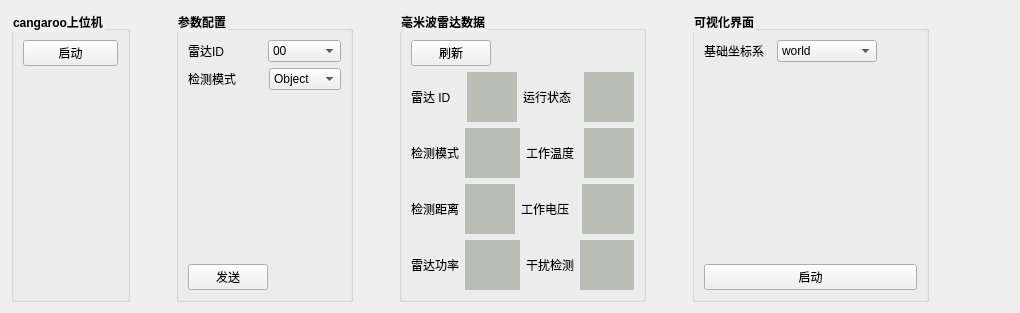
                 <widget class="QWidget" name="tab_8">
                  <attribute name="title">
                   <string>毫米波雷达</string>
                  </attribute>
                  <layout class="QVBoxLayout" name="verticalLayout_57">
                   <item>
                    <layout class="QHBoxLayout" name="horizontalLayout_38">
                     <item>
                      <widget class="QGroupBox" name="groupBox_5">
                       <property name="font">
                        <font>
                         <weight>75</weight>
                         <bold>true</bold>
                        </font>
                       </property>
                       <property name="styleSheet">
                        <string notr="true">QGroupBox::title{
font-size:13px;
front-weight:bold;
}</string>
                       </property>
                       <property name="title">
                        <string>cangaroo上位机</string>
                       </property>
                       <layout class="QVBoxLayout" name="verticalLayout_18">
                        <item>
                         <widget class="QPushButton" name="pushButton_cangroo">
                          <property name="text">
                           <string>启动</string>
                          </property>
                         </widget>
                        </item>
                        <item>
                         <spacer name="verticalSpacer_29">
                          <property name="orientation">
                           <enum>Qt::Vertical</enum>
                          </property>
                          <property name="sizeHint" stdset="0">
                           <size>
                            <width>20</width>
                            <height>224</height>
                           </size>
                          </property>
                         </spacer>
                        </item>
                       </layout>
                      </widget>
                     </item>
                     <item>
                      <spacer name="horizontalSpacer_36">
                       <property name="orientation">
                        <enum>Qt::Horizontal</enum>
                       </property>
                       <property name="sizeHint" stdset="0">
                        <size>
                         <width>40</width>
                         <height>20</height>
                        </size>
                       </property>
                      </spacer>
                     </item>
                     <item>
                      <widget class="QGroupBox" name="groupBox_14">
                       <property name="font">
                        <font>
                         <weight>75</weight>
                         <bold>true</bold>
                        </font>
                       </property>
                       <property name="styleSheet">
                        <string notr="true">QGroupBox::title{
font-size:13px;
front-weight:bold;
}</string>
                       </property>
                       <property name="title">
                        <string>参数配置</string>
                       </property>
                       <layout class="QVBoxLayout" name="verticalLayout_30">
                        <item>
                         <layout class="QVBoxLayout" name="verticalLayout_29">
                          <item>
                           <layout class="QVBoxLayout" name="verticalLayout_12">
                            <item>
                             <layout class="QHBoxLayout" name="horizontalLayout_39">
                              <item>
                               <widget class="QLabel" name="label_56">
                                <property name="text">
                                 <string>雷达ID          </string>
                                </property>
                               </widget>
                              </item>
                              <item>
                               <widget class="QComboBox" name="comboBox">
                                <item>
                                 <property name="text">
                                  <string>00</string>
                                 </property>
                                </item>
                                <item>
                                 <property name="text">
                                  <string>01</string>
                                 </property>
                                </item>
                                <item>
                                 <property name="text">
                                  <string>02</string>
                                 </property>
                                </item>
                                <item>
                                 <property name="text">
                                  <string>03</string>
                                 </property>
                                </item>
                                <item>
                                 <property name="text">
                                  <string>04</string>
                                 </property>
                                </item>
                                <item>
                                 <property name="text">
                                  <string>05</string>
                                 </property>
                                </item>
                                <item>
                                 <property name="text">
                                  <string>06</string>
                                 </property>
                                </item>
                                <item>
                                 <property name="text">
                                  <string>07</string>
                                 </property>
                                </item>
                               </widget>
                              </item>
                             </layout>
                            </item>
                            <item>
                             <layout class="QHBoxLayout" name="horizontalLayout_40">
                              <item>
                               <widget class="QLabel" name="label_58">
                                <property name="text">
                                 <string>检测模式        </string>
                                </property>
                               </widget>
                              </item>
                              <item>
                               <widget class="QComboBox" name="comboBox_2">
                                <item>
                                 <property name="text">
                                  <string>Object</string>
                                 </property>
                                </item>
                                <item>
                                 <property name="text">
                                  <string>clusters</string>
                                 </property>
                                </item>
                               </widget>
                              </item>
                             </layout>
                            </item>
                           </layout>
                          </item>
                          <item>
                           <spacer name="verticalSpacer_31">
                            <property name="orientation">
                             <enum>Qt::Vertical</enum>
                            </property>
                            <property name="sizeHint" stdset="0">
                             <size>
                              <width>20</width>
                              <height>40</height>
                             </size>
                            </property>
                           </spacer>
                          </item>
                          <item>
                           <layout class="QHBoxLayout" name="horizontalLayout_54">
                            <item>
                             <widget class="QPushButton" name="pushButton_laser2_set">
                              <property name="text">
                               <string>发送</string>
                              </property>
                             </widget>
                            </item>
                            <item>
                             <spacer name="horizontalSpacer_33">
                              <property name="orientation">
                               <enum>Qt::Horizontal</enum>
                              </property>
                              <property name="sizeHint" stdset="0">
                               <size>
                                <width>40</width>
                                <height>20</height>
                               </size>
                              </property>
                             </spacer>
                            </item>
                           </layout>
                          </item>
                         </layout>
                        </item>
                       </layout>
                      </widget>
                     </item>
                     <item>
                      <spacer name="horizontalSpacer_35">
                       <property name="orientation">
                        <enum>Qt::Horizontal</enum>
                       </property>
                       <property name="sizeHint" stdset="0">
                        <size>
                         <width>40</width>
                         <height>20</height>
                        </size>
                       </property>
                      </spacer>
                     </item>
                     <item>
                      <widget class="QGroupBox" name="groupBox_15">
                       <property name="sizePolicy">
                        <sizepolicy hsizetype="Expanding" vsizetype="Preferred">
                         <horstretch>0</horstretch>
                         <verstretch>0</verstretch>
                        </sizepolicy>
                       </property>
                       <property name="font">
                        <font>
                         <weight>75</weight>
                         <bold>true</bold>
                        </font>
                       </property>
                       <property name="styleSheet">
                        <string notr="true">QGroupBox::title{
font-size:13px;
front-weight:bold;
}</string>
                       </property>
                       <property name="title">
                        <string>毫米波雷达数据</string>
                       </property>
                       <layout class="QVBoxLayout" name="verticalLayout_40">
                        <item>
                         <layout class="QHBoxLayout" name="horizontalLayout_63">
                          <item>
                           <layout class="QHBoxLayout" name="horizontalLayout_61">
                            <item>
                             <widget class="QPushButton" name="pushButton_laser2_get">
                              <property name="text">
                               <string>刷新</string>
                              </property>
                             </widget>
                            </item>
                           </layout>
                          </item>
                          <item>
                           <spacer name="horizontalSpacer_7">
                            <property name="orientation">
                             <enum>Qt::Horizontal</enum>
                            </property>
                            <property name="sizeHint" stdset="0">
                             <size>
                              <width>40</width>
                              <height>20</height>
                             </size>
                            </property>
                           </spacer>
                          </item>
                         </layout>
                        </item>
                        <item>
                         <layout class="QHBoxLayout" name="horizontalLayout_51">
                          <item>
                           <widget class="QLabel" name="label_3">
                            <property name="text">
                             <string>雷达 ID   </string>
                            </property>
                           </widget>
                          </item>
                          <item>
                           <layout class="QHBoxLayout" name="horizontalLayout_41">
                            <item>
                             <widget class="QLabel" name="label_lidar_id">
                              <property name="sizePolicy">
                               <sizepolicy hsizetype="Expanding" vsizetype="Preferred">
                                <horstretch>0</horstretch>
                                <verstretch>0</verstretch>
                               </sizepolicy>
                              </property>
                              <property name="minimumSize">
                               <size>
                                <width>50</width>
                                <height>0</height>
                               </size>
                              </property>
                              <property name="styleSheet">
                               <string notr="true">background-color: rgb(186, 189, 182);</string>
                              </property>
                              <property name="text">
                               <string/>
                              </property>
                             </widget>
                            </item>
                           </layout>
                          </item>
                          <item>
                           <layout class="QHBoxLayout" name="horizontalLayout_42">
                            <item>
                             <widget class="QLabel" name="label_76">
                              <property name="text">
                               <string>运行状态  </string>
                              </property>
                             </widget>
                            </item>
                            <item>
                             <widget class="QLabel" name="label_state">
                              <property name="sizePolicy">
                               <sizepolicy hsizetype="Expanding" vsizetype="Preferred">
                                <horstretch>0</horstretch>
                                <verstretch>0</verstretch>
                               </sizepolicy>
                              </property>
                              <property name="minimumSize">
                               <size>
                                <width>50</width>
                                <height>0</height>
                               </size>
                              </property>
                              <property name="styleSheet">
                               <string notr="true">background-color: rgb(186, 189, 182);</string>
                              </property>
                              <property name="text">
                               <string/>
                              </property>
                             </widget>
                            </item>
                           </layout>
                          </item>
                         </layout>
                        </item>
                        <item>
                         <layout class="QHBoxLayout" name="horizontalLayout_52">
                          <item>
                           <layout class="QHBoxLayout" name="horizontalLayout_43">
                            <item>
                             <widget class="QLabel" name="label_63">
                              <property name="text">
                               <string>检测模式</string>
                              </property>
                             </widget>
                            </item>
                            <item>
                             <widget class="QLabel" name="label_type">
                              <property name="sizePolicy">
                               <sizepolicy hsizetype="Expanding" vsizetype="Preferred">
                                <horstretch>0</horstretch>
                                <verstretch>0</verstretch>
                               </sizepolicy>
                              </property>
                              <property name="minimumSize">
                               <size>
                                <width>50</width>
                                <height>0</height>
                               </size>
                              </property>
                              <property name="styleSheet">
                               <string notr="true">background-color: rgb(186, 189, 182);</string>
                              </property>
                              <property name="text">
                               <string/>
                              </property>
                             </widget>
                            </item>
                           </layout>
                          </item>
                          <item>
                           <layout class="QHBoxLayout" name="horizontalLayout_50">
                            <item>
                             <widget class="QLabel" name="label_87">
                              <property name="text">
                               <string>工作温度 </string>
                              </property>
                             </widget>
                            </item>
                            <item>
                             <widget class="QLabel" name="label_tem">
                              <property name="sizePolicy">
                               <sizepolicy hsizetype="Expanding" vsizetype="Preferred">
                                <horstretch>0</horstretch>
                                <verstretch>0</verstretch>
                               </sizepolicy>
                              </property>
                              <property name="minimumSize">
                               <size>
                                <width>50</width>
                                <height>0</height>
                               </size>
                              </property>
                              <property name="styleSheet">
                               <string notr="true">background-color: rgb(186, 189, 182);</string>
                              </property>
                              <property name="text">
                               <string/>
                              </property>
                             </widget>
                            </item>
                           </layout>
                          </item>
                         </layout>
                        </item>
                        <item>
                         <layout class="QHBoxLayout" name="horizontalLayout_53">
                          <item>
                           <layout class="QHBoxLayout" name="horizontalLayout_44">
                            <item>
                             <widget class="QLabel" name="label_64">
                              <property name="text">
                               <string>检测距离</string>
                              </property>
                             </widget>
                            </item>
                            <item>
                             <widget class="QLabel" name="label_dis">
                              <property name="minimumSize">
                               <size>
                                <width>50</width>
                                <height>0</height>
                               </size>
                              </property>
                              <property name="styleSheet">
                               <string notr="true">background-color: rgb(186, 189, 182);</string>
                              </property>
                              <property name="text">
                               <string/>
                              </property>
                             </widget>
                            </item>
                           </layout>
                          </item>
                          <item>
                           <layout class="QHBoxLayout" name="horizontalLayout_49">
                            <item>
                             <widget class="QLabel" name="label_78">
                              <property name="text">
                               <string>工作电压  </string>
                              </property>
                             </widget>
                            </item>
                            <item>
                             <widget class="QLabel" name="label_vol">
                              <property name="sizePolicy">
                               <sizepolicy hsizetype="Expanding" vsizetype="Preferred">
                                <horstretch>0</horstretch>
                                <verstretch>0</verstretch>
                               </sizepolicy>
                              </property>
                              <property name="minimumSize">
                               <size>
                                <width>50</width>
                                <height>0</height>
                               </size>
                              </property>
                              <property name="styleSheet">
                               <string notr="true">background-color: rgb(186, 189, 182);</string>
                              </property>
                              <property name="text">
                               <string/>
                              </property>
                             </widget>
                            </item>
                           </layout>
                          </item>
                         </layout>
                        </item>
                        <item>
                         <layout class="QHBoxLayout" name="horizontalLayout_62">
                          <item>
                           <layout class="QHBoxLayout" name="horizontalLayout_47">
                            <item>
                             <widget class="QLabel" name="label_72">
                              <property name="text">
                               <string>雷达功率</string>
                              </property>
                             </widget>
                            </item>
                            <item>
                             <widget class="QLabel" name="label_pow">
                              <property name="sizePolicy">
                               <sizepolicy hsizetype="Expanding" vsizetype="Preferred">
                                <horstretch>0</horstretch>
                                <verstretch>0</verstretch>
                               </sizepolicy>
                              </property>
                              <property name="minimumSize">
                               <size>
                                <width>50</width>
                                <height>0</height>
                               </size>
                              </property>
                              <property name="styleSheet">
                               <string notr="true">background-color: rgb(186, 189, 182);</string>
                              </property>
                              <property name="text">
                               <string/>
                              </property>
                             </widget>
                            </item>
                           </layout>
                          </item>
                          <item>
                           <layout class="QHBoxLayout" name="horizontalLayout_48">
                            <item>
                             <widget class="QLabel" name="label_74">
                              <property name="text">
                               <string>干扰检测</string>
                              </property>
                             </widget>
                            </item>
                            <item>
                             <widget class="QLabel" name="label_inter">
                              <property name="sizePolicy">
                               <sizepolicy hsizetype="Expanding" vsizetype="Preferred">
                                <horstretch>0</horstretch>
                                <verstretch>0</verstretch>
                               </sizepolicy>
                              </property>
                              <property name="minimumSize">
                               <size>
                                <width>50</width>
                                <height>0</height>
                               </size>
                              </property>
                              <property name="styleSheet">
                               <string notr="true">background-color: rgb(186, 189, 182);</string>
                              </property>
                              <property name="text">
                               <string/>
                              </property>
                             </widget>
                            </item>
                           </layout>
                          </item>
                         </layout>
                        </item>
                       </layout>
                      </widget>
                     </item>
                     <item>
                      <spacer name="horizontalSpacer_34">
                       <property name="orientation">
                        <enum>Qt::Horizontal</enum>
                       </property>
                       <property name="sizeHint" stdset="0">
                        <size>
                         <width>40</width>
                         <height>20</height>
                        </size>
                       </property>
                      </spacer>
                     </item>
                     <item>
                      <widget class="QGroupBox" name="groupBox_9">
                       <property name="sizePolicy">
                        <sizepolicy hsizetype="Expanding" vsizetype="Preferred">
                         <horstretch>200</horstretch>
                         <verstretch>0</verstretch>
                        </sizepolicy>
                       </property>
                       <property name="maximumSize">
                        <size>
                         <width>300</width>
                         <height>16777215</height>
                        </size>
                       </property>
                       <property name="font">
                        <font>
                         <weight>75</weight>
                         <bold>true</bold>
                        </font>
                       </property>
                       <property name="styleSheet">
                        <string notr="true">QGroupBox::title{
font-size:13px;
front-weight:bold;
}</string>
                       </property>
                       <property name="title">
                        <string>可视化界面</string>
                       </property>
                       <layout class="QVBoxLayout" name="verticalLayout_22">
                        <item>
                         <layout class="QHBoxLayout" name="horizontalLayout_65">
                          <item>
                           <widget class="QLabel" name="label_94">
                            <property name="text">
                             <string>基础坐标系  </string>
                            </property>
                           </widget>
                          </item>
                          <item>
                           <widget class="QComboBox" name="comboBox_3">
                            <property name="sizePolicy">
                             <sizepolicy hsizetype="Expanding" vsizetype="Fixed">
                              <horstretch>0</horstretch>
                              <verstretch>0</verstretch>
                             </sizepolicy>
                            </property>
                            <property name="minimumSize">
                             <size>
                              <width>100</width>
                              <height>0</height>
                             </size>
                            </property>
                            <property name="maximumSize">
                             <size>
                              <width>50</width>
                              <height>16777215</height>
                             </size>
                            </property>
                            <item>
                             <property name="text">
                              <string>world</string>
                             </property>
                            </item>
                            <item>
                             <property name="text">
                              <string>odom</string>
                             </property>
                            </item>
                            <item>
                             <property name="text">
                              <string>radar</string>
                             </property>
                            </item>
                           </widget>
                          </item>
                          <item>
                           <spacer name="horizontalSpacer_80">
                            <property name="orientation">
                             <enum>Qt::Horizontal</enum>
                            </property>
                            <property name="sizeHint" stdset="0">
                             <size>
                              <width>40</width>
                              <height>20</height>
                             </size>
                            </property>
                           </spacer>
                          </item>
                         </layout>
                        </item>
                        <item>
                         <spacer name="verticalSpacer_21">
                          <property name="orientation">
                           <enum>Qt::Vertical</enum>
                          </property>
                          <property name="sizeHint" stdset="0">
                           <size>
                            <width>20</width>
                            <height>40</height>
                           </size>
                          </property>
                         </spacer>
                        </item>
                        <item>
                         <layout class="QHBoxLayout" name="horizontalLayout_64">
                          <item>
                           <widget class="QPushButton" name="pushButton_laser2_set_2">
                            <property name="sizePolicy">
                             <sizepolicy hsizetype="Expanding" vsizetype="Fixed">
                              <horstretch>0</horstretch>
                              <verstretch>0</verstretch>
                             </sizepolicy>
                            </property>
                            <property name="text">
                             <string>启动</string>
                            </property>
                           </widget>
                          </item>
                         </layout>
                        </item>
                       </layout>
                      </widget>
                     </item>
                     <item>
                      <spacer name="horizontalSpacer_37">
                       <property name="orientation">
                        <enum>Qt::Horizontal</enum>
                       </property>
                       <property name="sizeHint" stdset="0">
                        <size>
                         <width>40</width>
                         <height>20</height>
                        </size>
                       </property>
                      </spacer>
                     </item>
                     <item>
                      <spacer name="horizontalSpacer_8">
                       <property name="orientation">
                        <enum>Qt::Horizontal</enum>
                       </property>
                       <property name="sizeHint" stdset="0">
                        <size>
                         <width>40</width>
                         <height>20</height>
                        </size>
                       </property>
                      </spacer>
                     </item>
                    </layout>
                   </item>
                  </layout>
                 </widget>
